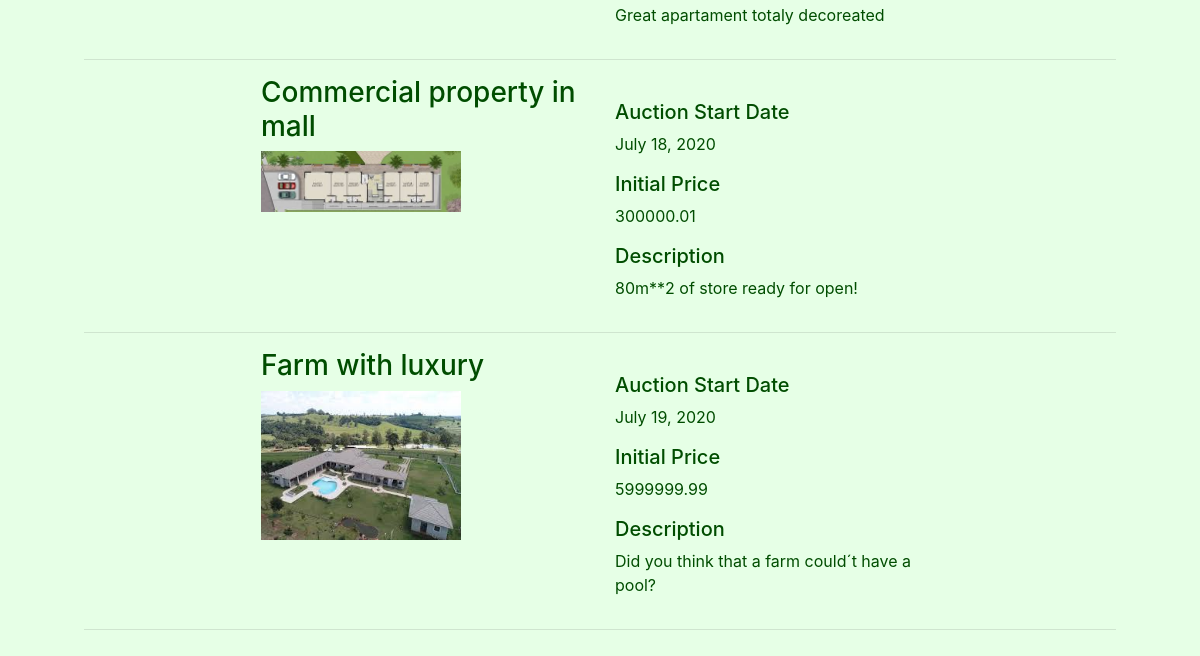
The app's page / (lower part), older data.
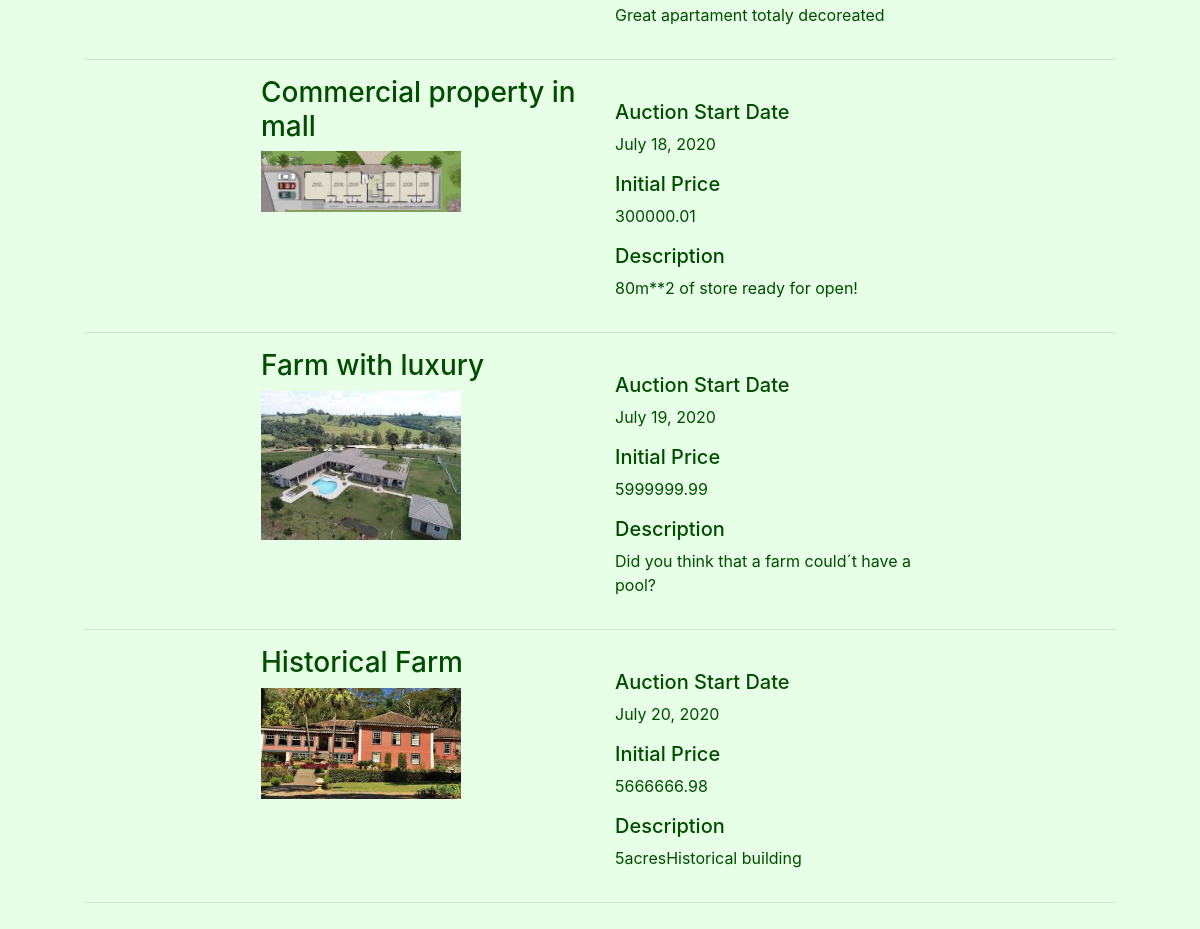
The same page, newer data.
### auctions/models.py (models this page shows, shortened)
class Listings(models.Model):
    STATUS = (
        ('A', 'Active'),
        ('B', 'To Begin'),
        ('C', 'Closed'),
        ('S', 'Sold'),
    )
    Ltitle = models.CharField(help_text="Choose a title for your listing",max_length=50)
    Ccode=models.IntegerField(help_text="Categories Ex: 1-Apartament,2-Commercial,3-Farm, 4-House ") #foreign key from PropTypes
    Ldescription = models.CharField(max_length=250)
    Lprice = models.FloatField(help_text="starting bid Just USD") #initial price
    Ldatestart = models.DateField(help_text="Please use the following format: <em>YYYY-MM-DD</em>. for the auction start")
    Lduration = models.IntegerField(help_text="Duration expressed in days" )
    Luser = models.CharField(max_length=25)
    Limage= models.ImageField(upload_to="media", blank=True) #Name of the picture saved on static folder
    Lstatus = models.CharField(max_length=1, choices=STATUS )

### auctions/views.py (the view)
# urls.py: path("", views.index, name="index"),
def index(request):
    d = datetime.datetime.now()
    context={
            "d" : d,
            "ActiveListings": Listings.objects.all(),
    }
    return render(request, "auctions/index.html", context)

### auctions/templates/auctions/index.html (shortened to what this page needs)
{% extends "auctions/layout.html" %}
{% block body %}
    <div class="form-group">
      	<form >
            {% if ActiveListings|length > 0 %}
                {% for Active in ActiveListings %}
                    {%if Active.Lstatus == "A"%}
                        <div class="container" style="border:#004d00; width:90%">
                            <div class="row"  width="1700px">
                                <div class="col-lg-2">
                                </div>
                                <div class="col-lg-4">
                                    <h3>{{ Active.Ltitle }}</h3>
    		                            <img src=" {{Active.Limage.url}} "  width="200">
                                    <br>
                                </div>
                                <div class="col-lg-4">
                                  <br>
                                  <h5>Auction Start Date  </h5>
                                  <p>{{ Active.Ldatestart }}</p>
                                    <h5>Initial Price </h5>
                                    <p> {{ Active.Lprice }}</p>
                       	          <h5>Description</h5>
    					        	          <p>{{ Active.Ldescription }}</p>
                                </div>
                                <div class="col-lg-2">
                                </div>
                            </div>
                            <hr>
                        </div>
                        {%endif%}
    				        {% endfor %}
                </div>
            {% else %}
    	         	<div class="form-group">
    		          	<output>No matches found</output>
    	        	</div>
    	{% endif %}
{% endblock %}

Row changes from the older to the newer data that the page shows:
added Listings: Ltitle "Historical Farm", Limage (picture), Ldatestart "July 20, 2020", Lprice "5666666.98", Ldescription "5acresHistorical building"
